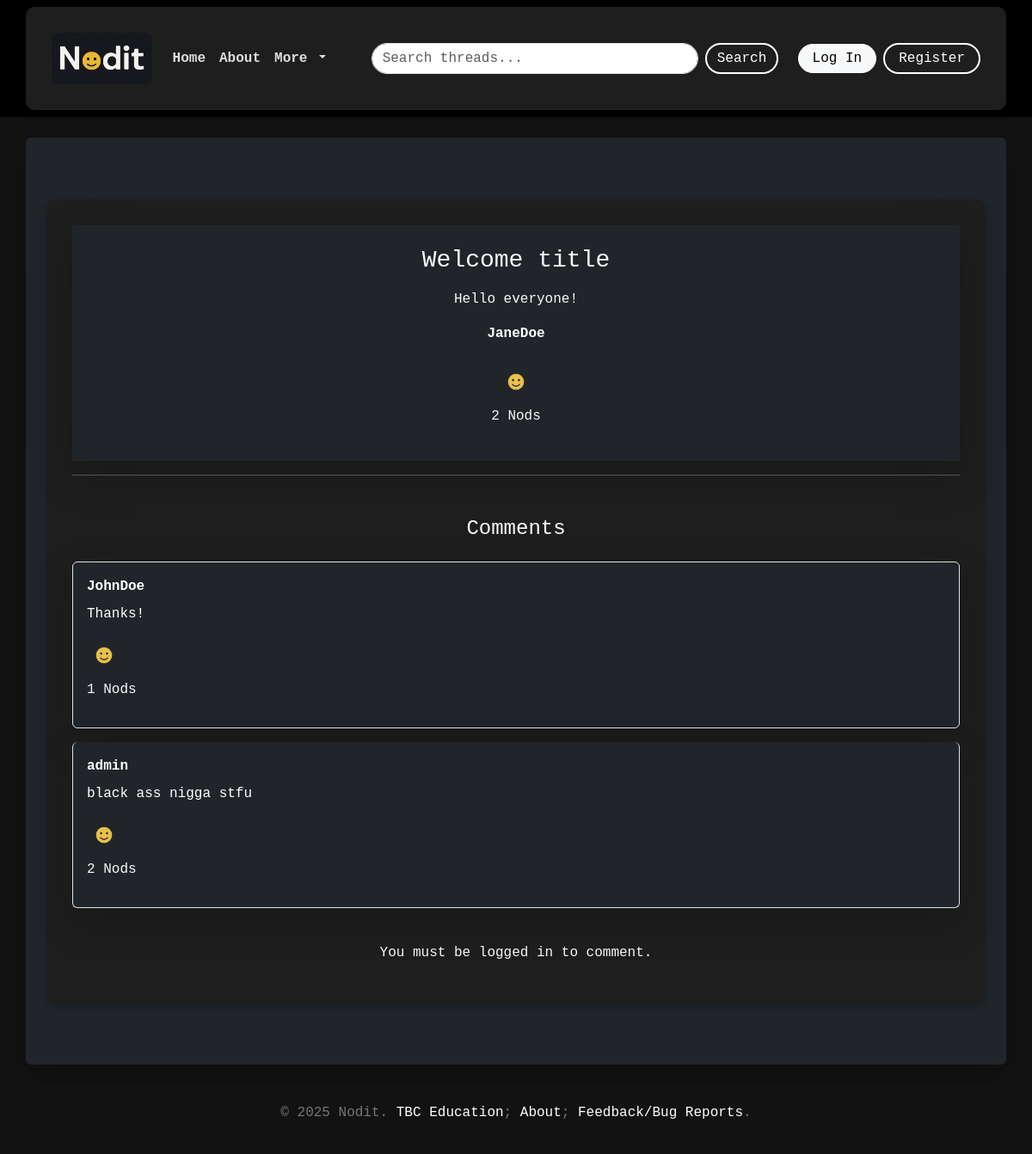
The app's page /thread/1/post/1, older data.
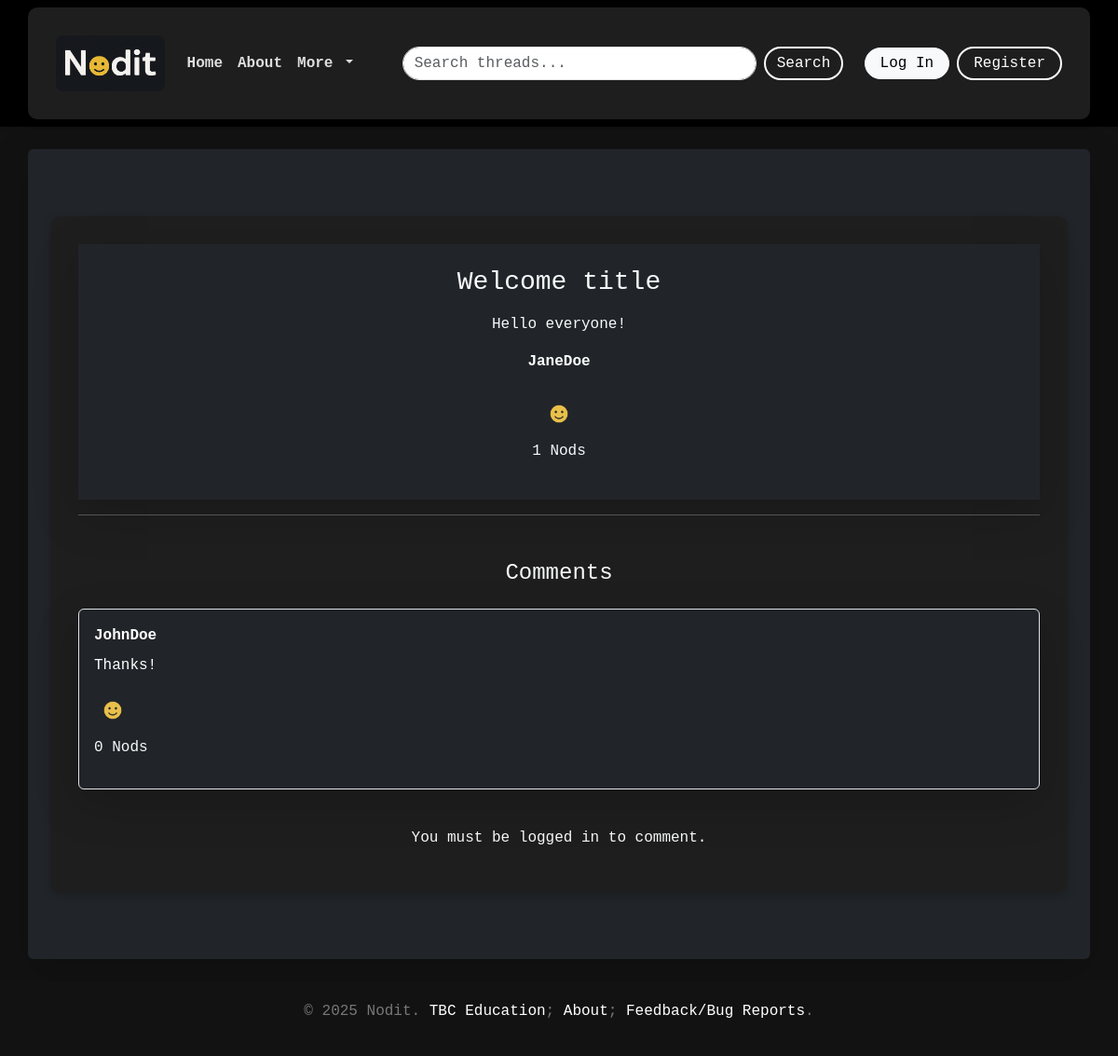
The same page, newer data.
### models.py (models this page shows, shortened)
class Comment(db.Model):
    __tablename__ = "Comments"
    commentID = db.Column(db.Integer, primary_key=True)
    text = db.Column(db.String, nullable=False)
    date = db.Column(db.Date, default=date.today)
    img = db.Column(db.String, nullable=True)
    threadID = db.Column(db.Integer, db.ForeignKey("Threads.threadID"), nullable=False)
    postID = db.Column(db.Integer, db.ForeignKey("Posts.postID"), nullable=False)
    userID = db.Column(db.Integer, db.ForeignKey("Users.id"), nullable=False)
    thread = db.relationship("Thread", backref="comments")
    post = db.relationship("Post", backref="comments")
    nods = db.relationship("Nod", back_populates="comment", lazy="select")
    commenter = db.relationship("User", back_populates="comments", foreign_keys=[userID])

class User(db.Model, UserMixin):
    __tablename__ = "Users"
    id = db.Column(db.Integer, primary_key=True)
    username = db.Column(db.String, unique=True)
    password = db.Column(db.String)
    gender = db.Column(db.String)
    birthday = db.Column(db.Date)
    country = db.Column(db.String)
    pfp = db.Column(db.String)
    role = db.Column(db.String, default="user")
    posts = db.relationship("Post", back_populates="creator", lazy=True)
    comments = db.relationship("Comment", back_populates="commenter", lazy=True)

### routes.py (the view, shortened to what this page needs)
@app.route("/thread/<int:thread_id>/post/<int:post_id>")
def view_post(thread_id, post_id):
    post = Post.query.get_or_404(post_id)
    comments = Comment.query.filter_by(postID=post_id).order_by(Comment.date.asc()).all()
    form = PostCommentForm()
    return render_template("view_post.html", post=post, comments=comments, form=form)

### forms.py
class PostCommentForm(FlaskForm):
    text = TextAreaField("Comment", validators=[DataRequired(), length(max=1000)])
    img = FileField("Upload Image", validators=[Optional(), FileAllowed(["jpg", "jpeg", "png", "gif"])])
    submit = SubmitField("Comment")

### templates/view_post.html (shortened to what this page needs)
{% extends "base.html" %}
{% block content %}
<div class="container mt-5 mb-5">
    <div class="post-container bg-dark rounded-lg shadow-lg p-4">
        <h3 class="text-center text-light mb-3">{{ post.title }}</h3>
        <p class="text-center text-light">{{ post.text }}</p>
        <div class="text-center mt-3 mb-4">
            <a href="/profile/{{ post.creator.id }}" class="text-reset text-decoration-none">
                 <strong>{{ post.creator.username }}</strong>
            </a>
        </div>
        <div class="text-center mt-3">
            <form method="POST" action="/nod">
                <button type="submit" class="btn btn-outline-light p-0 border-0" style="width: 40px; height: 40px;">
                    <img src="/static/emojinodit.png" alt="Nodding Emoji" class="w-100 h-100"
                         style="object-fit: contain;">
                </button>
            </form>
            <p class="text-light mt-2">{{ post.nods | length }} Nods</p>
        </div>
    </div>
    <hr class="text-light">
    <div class="comments-section mt-5">
        <h4 class="text-center text-light mb-4">Comments</h4>
        {% if comments %}
        <div class="list-group">
            {% for comment in comments %}
            <div class="list-group-item comment-item shadow-lg mb-3 bg-dark rounded text-white p-3">
                <div class="d-flex justify-content-between align-items-center mb-2">
                    <a href="/profile/{{ comment.commenter.id }}" class="text-reset text-decoration-none">
                        <strong>{{ comment.commenter.username }}</strong>
                    </a>
                    <small class="text-muted">{{ comment.date.strftime('%b %d, %Y') }}</small>
                </div>
                <p class="mt-2">{{ comment.text }}</p>
                <form method="POST" action="/nod">
                    <button type="submit" class="btn btn-outline-light p-0 border-0" style="width: 40px; height: 40px;">
                        <img src="/static/emojinodit.png" alt="Nodding Emoji" class="w-100 h-100"
                             style="object-fit: contain;">
                    </button>
                </form>
                <p class="text-light mt-2">{{ comment.nods | length }} Nods</p>
            </div>
            {% endfor %}
        </div>
        {% else %}
        <p class="text-center text-light">No comments yet. Be the first to comment!</p>
        {% endif %}
    </div>
    <div class="comment-form mt-4">
        {% if current_user.is_authenticated %}
        <h5 class="text-light">Add a Comment</h5>
        <form method="POST" action="/thread/{{ post.threadID }}/post/{{ post.postID }}/comment"
              enctype="multipart/form-data">
            {{ form.hidden_tag() }}
            <div class="mb-3">
                {{ form.text(class="form-control", placeholder="Write your comment here...") }}
            </div>
            <div class="mb-3">
                {{ form.img(class="form-control", placeholder="Upload image content...") }}
            </div>
            <button type="submit" class="btn btn-primary w-100">Post Comment</button>
        </form>
        {% else %}
        <p class="text-center text-light">You must be logged in to comment.</p>
        {% endif %}
    </div>
</div>
{% endblock %}

Row changes from the older to the newer data that the page shows:
removed Comment: commenter.username "admin", text "black ass nigga stfu", nods|length "2"
changed Comment "Thanks!": nods|length "1" → "0"
Text that changed along with them:
{{ post.nods | length }}: "2" → "1"
